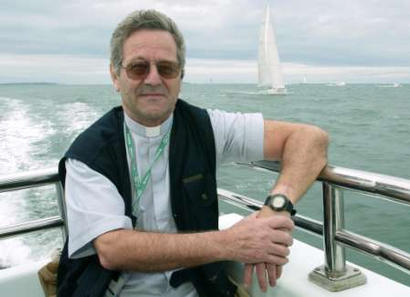
#> input picture Face Detect/1.jpg, 410 x 297 px
$ python face_detect.py
#> lines starting #> are read from the running program, lines starting #| are printed output that depends on the picture
### Face Detect/BP_Neural_Network.py
import math
import random
import cv2

#各层神经元数
layer1_count = 625
layer2_count = 25
layer3_count = 2
#各层的输入输出变量组
layer1_in = [x for x in range(layer1_count)]      #输入层的输入
layer1_out = [x for x in range(layer1_count)]     #输入层输出
layer2_in = [x for x in range(layer2_count)]      #隐藏层输入
layer2_out = [x for x in range(layer2_count)]     #隐藏层输出
layer3_in = [x for x in range(layer3_count)]      #输出层输入
layer3_out = [x for x in range(layer3_count)]     #输出层输出
#各层的权值
layer12_w = [[x for x in range(layer1_count)] for x in range(layer2_count)]      #12层权值
layer23_w = [[x for x in range(layer2_count)] for x in range(layer3_count)]      #23层权值
layer12_aw = [[x for x in range(layer1_count)] for x in range(layer2_count)]    #12层权值的调整量adjust
layer23_aw = [[x for x in range(layer2_count)] for x in range(layer3_count)]    #23层权值的调整量
#各层的阈值
layer2_limit = [x for x in range(layer2_count)]  #第2层阈值
layer3_limit = [x for x in range(layer3_count)]  #第3层阈值
layer2_alimit = [x for x in range(layer2_count)]  #第2层阈值调整量
layer3_alimit = [x for x in range(layer3_count)]  #第3层阈值调整量
#各层误差
layer2_error = [x for x in range(layer2_count)]   #隐含层误差
layer3_error = [x for x in range(layer3_count)]   #输出层误差
#输出层目标值
target = [x for x in range(layer3_count)]

#数据读取
#img:图像数组 isface:是否是人脸图像
def DataInput(img, isface):
    size = img.shape
    count = 0
    for i in range(25):
        for j in range(25):
            if len(size) == 3:
                if img[i][j][0] > 255:
                    img[i][j][0] = 255
                layer1_in[count] = img[i][j][0]/255.0
            else:
                if img[i][j] > 255:
                    img[i][j] = 255
                layer1_in[count] = img[i][j]/255.0
            count += 1
    if isface == True:
        target[0] = 0.9
        target[1] = 0.1
    else:
        target[0] = 0.1
        target[1] = 0.9

#各个变量的初始化
def ParaseInit():
    for i in range(layer1_count):
        layer1_in[i] = 0.0
        layer1_out[i] = 0.0
    for i in range(layer2_count):
        layer2_alimit[i] = 0
        layer2_error[i] = 0
        layer2_in[i] = 0
        layer2_out[i] = 0
        layer2_limit[i] = random.uniform(-0.04, 0.04)
        for j in range(layer1_count):   #第一二层的权值初始化
            layer12_w[i][j] = random.uniform(-0.04, 0.04)
            layer12_aw[i][j] = 0
    for i in range(layer3_count):
        layer3_alimit[i] = 0
        layer3_error[i] = 0
        layer3_in[i] = 0
        layer3_out[i] = 0
        target[i] = 0
        layer3_limit[i] = random.uniform(-0.04, 0.04)
        for j in range(layer2_count):
            layer23_w[i][j] = random.uniform(-0.04, 0.04)
            layer23_aw[i][j] = 0

#计算各层输出
def CaculateLayerOutput():
    for i in range(layer1_count):       #计算第一层神经元输出（第一层为线性，直接等）
        layer1_out[i] = layer1_in[i]
    for i in range(layer2_count):       #计算第二层每个神经元的输出
        temp = 0.0
        for j in range(layer1_count):   #输入层的神经元个数
            temp += layer12_w[i][j] * layer1_out[j]
        temp += layer2_limit[i]        #加上隐含层每个神经元的阈值
        layer2_out[i] = 1 / (1 + math.exp(-temp))   #根据S函数算出输出
    for i in range(layer3_count):       #计算第三层每个神经元的输出
        temp = 0.0
        for j in range(layer2_count):   #隐含层的神经元个数
            temp += layer23_w[i][j] * layer2_out[j]
        temp += layer3_limit[i]        #加上输出层每个神经元的阈值
        layer3_out[i] = 1 / (1 + math.exp(-temp))   #根据S函数算出输出

#计算输出层和隐含层的误差项
# [67 lines left out: functions CaculateLayerError, CaculateAdjust, CaculateAdjusted, CaculateTotalError, BPNN, SaveParase, not called in this run]

#将训练好的权值和阈值读取出来
def ReadParase():
    read_file = open("parase.txt", 'r')
    for i in range(layer2_count):
        for j in range(layer1_count):
            temp_str = read_file.readline()
            layer12_w[i][j] = float(temp_str)
    for i in range(layer3_count):
        for j in range(layer2_count):
            temp_str = read_file.readline()
            layer23_w[i][j] = float(temp_str)
    for i in range(layer2_count):
        temp_str = read_file.readline()
        layer2_limit[i] = float(temp_str)
    for i in range(layer3_count):
        temp_str = read_file.readline()
        layer3_limit[i] = float(temp_str)
    read_file.close()

#人脸检测函数
def FaceDetect(img):
    # ParaseInit()
    # ReadParase()
    DataInput(img, True)
    CaculateLayerOutput()
    if layer3_out[0] > layer3_out[1]:
        return True
    else:
        return False

#精度控制参数、学习率
alpha = 0.4         #学习率
epsilon = 0.1      #精度控制参数

### Face Detect/face_detect.py
import cv2
import math
import BP_Neural_Network

# [36 lines of commented-out code are left out]

factor = 0.88       #图像缩小比例因子
step = 3            #子窗口移动步长
window = (25, 25)   #子窗口大小，------高宽比8：7
layer = 0           #图像缩小级数（金字塔等级）
locate = []
real_locate = []
file_path = "1.jpg"

img = cv2.imread(file_path)
#> img is the input picture: shape (297, 410, 3); mean B, G, R 157.6, 160.7, 153.9
gray_img = cv2.cvtColor(img, cv2.COLOR_BGR2GRAY)
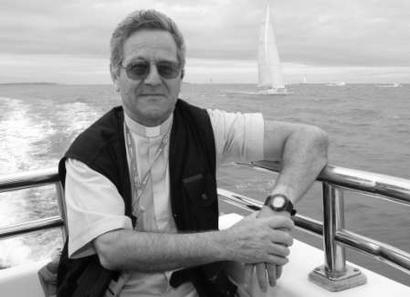
#> gray_img: shape (297, 410); min 0, max 255, mean 158.3
BP_Neural_Network.ParaseInit()
BP_Neural_Network.ReadParase()
#> (reads Face Detect/parase.txt from the repository)

while True:
    size = gray_img.shape
    if size[0] < window[0] or size[1] < window[1]:
        break
    i = 0
    while i < size[0]:
        if (i + window[0]) >= size[0]:
            break
        j = 0
        while j < size[1]:
            if (j + window[1]) >= size[1]:
                break
            t_img = gray_img[i : i + window[0], j : j + window[1]]
            # t_img = cv2.resize(t_img, (25, 25))
            if t_img.shape[0] != 25 or t_img.shape[1] != 25:
                raise Exception("图片为空！！！")
            t_img = cv2.equalizeHist(t_img)             #直方图均衡化
#> (the run stopped early here; a loop or call above may not have finished)
